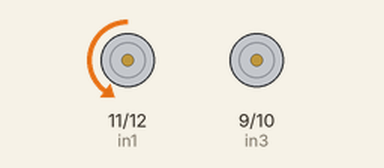
This sketch was run on a simulated Arduino Uno, built with avr-gcc and run on an emulated ATmega328P. On the bench: motor-driver pin pairs drawn as motors (green arrow = first pin HIGH = forward, orange = second pin HIGH = backward, longer = more drive, scaled by the enable pin).

Above: at 1.0 s.
At 3.0 s:
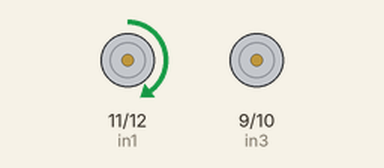
At 5.0 s:
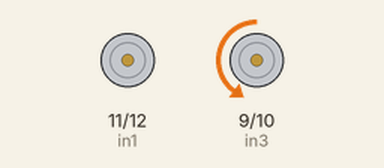
At 7.0 s:
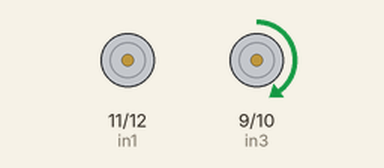
Timing chart, 0 to 10.5 s (numbered marks = the images above):
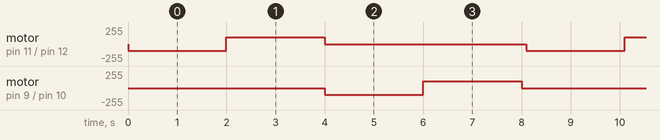

The sketch:

motors-with-l298n.ino
```cpp
// Сопоставляем пины на Arduino с пинами на плате L298N.
int in2 = 12;
int in1 = 11;
int enA = 3;

int in4 = 10;
int in3 = 9;
int enB = 5;

void setup() {
// Устанавливаем режим работы пинов на "выход".
    pinMode(enA, OUTPUT);
    pinMode(in1, OUTPUT);
    pinMode(in2, OUTPUT);

    pinMode(enB, OUTPUT);
    pinMode(in3, OUTPUT);
    pinMode(in4, OUTPUT);

}

// Мотор A крутится вперёд.
void turnForthMotorA() {
    digitalWrite(in2, HIGH); // Ток будет идти от HIGH к LOW.
    digitalWrite(in1, LOW);
    analogWrite(enA, 100); // Задаём силу вращения мотора.
}

// Мотор A крутится назад.
void turnBackMotorA() {
    digitalWrite(in2, LOW);
    digitalWrite(in1, HIGH);
    analogWrite(enA, 100);
}

// Мотор A выключается.
void turnOffMotorA() {
    digitalWrite(in2, LOW);
    digitalWrite(in1, LOW);
}

// Мотор B крутится вперёд.
void turnForthMotorB() {
    digitalWrite(in4, HIGH);
    digitalWrite(in3, LOW);
    analogWrite(enB, 100);
}

// Мотор B крутится назад.
void turnBackMotorB() {
    digitalWrite(in4, LOW);
    digitalWrite(in3, HIGH);
    analogWrite(enB, 100);
}

// Мотор B выключается.
void turnOffMotorB() {
    digitalWrite(in4, LOW);
    digitalWrite(in3, LOW);
}

void loop() {

// Пример использования этих функций.
    turnForthMotorA();
    delay(2000);
    turnBackMotorA();
    delay(2000);
    turnOffMotorA();
    turnForthMotorB();
    delay(2000);
    turnBackMotorB();
    delay(2000);
    turnOffMotorB();

    delay(100);

}
```

Measured:
- by itself, motor on pin 11 (in1) / pin 12 (in2), motor on pin 9 (in3) / pin 10 (in4): repeats every 8.1 s: forward 100/255 2.0 s, stopped 4.1 s, backward 100/255 2.0 s
